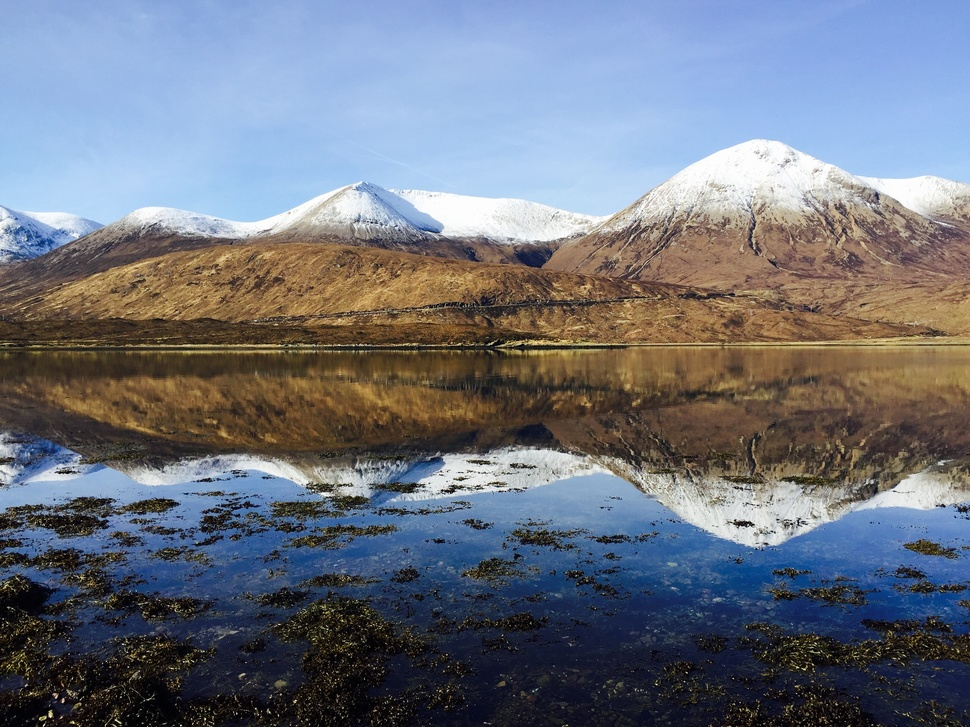
#> input picture image1.jpg, 970 x 727 px, shrunk from 3264 x 2448 before the run, found by its file name
$ python p5.py
#> lines starting #> are read from the running program, lines starting #| are printed output that depends on the picture
#image histogram

import cv2
import matplotlib.pyplot as plt

imgpath = "D:\Programing Language\Python\image processing\image1.jpg"
img1=cv2.imread(imgpath,1)
#> img1 is the input picture: shape (727, 970, 3); mean B, G, R 127.1, 115.4, 109.8

#find a frequency of each pixel value in grayscale image in range 0-255
#none is for mask -  which means the entire image will be used to calculate the histogram
#256 is for number of bins
#0-255 is for range
hist1=cv2.calcHist([img1],[0],None,[256],[0,255])
#> hist1 = 256 values, max 11231 at index 235, min 0 at index 255, mean 2747.6
plt.plot(hist1)
plt.show()
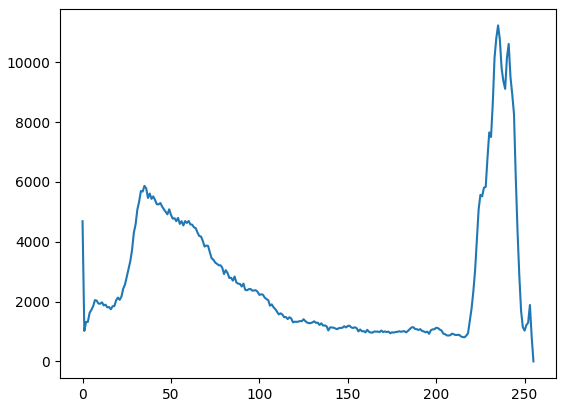
#> figure drawn by matplotlib, 1 panel; curve peaks at x = 235, y = 11231

#equalize histogram - it is used to improve contrast of image
#> (the run stopped early here; a loop or call above may not have finished)
